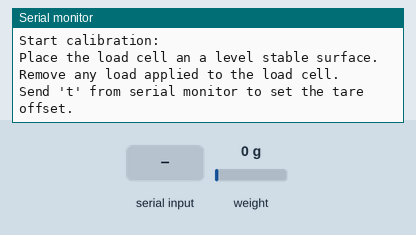
Recording of a sketch running on a simulated Arduino Uno, built with avr-gcc and run on an emulated ATmega328P. Parts: the last lines printed to the serial monitor. The test bench sets the inputs (shaded band); at power-on: weight on the scale 0 g.

Above: at 3.2 s.
3.3 s: "t90\n" received over Serial
At 3.9 s:
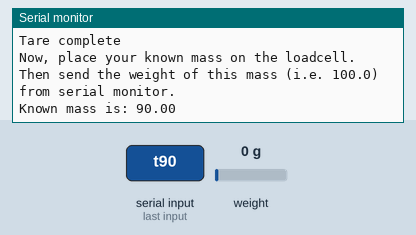
4.8 s: "c90\n" received over Serial
6.4 s: weight on the scale set to 100 g
At 6.45 s:
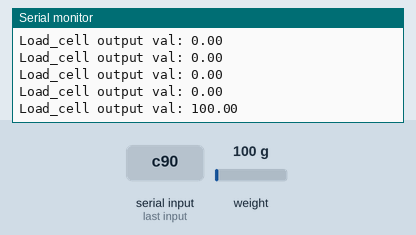
7.9 s: weight on the scale set to 1250 g
At 7.95 s:
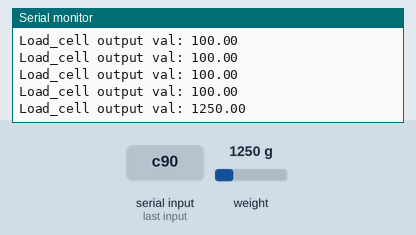
Timing chart, 0 to 10.4 s (numbered marks = the images above; inputs shaded):
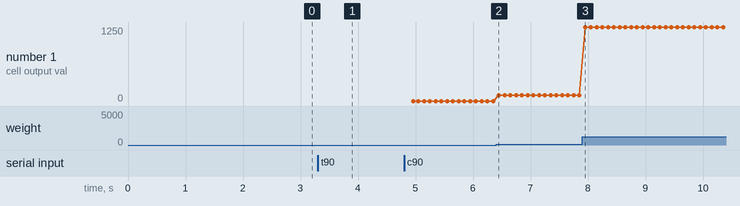

Measured:
- after the input at 3.3 s, the serial monitor: prints a new line at once (image 1)
- after the input at 6.4 s, the serial monitor: prints a new line after 0.05 s (image 2)
- after the input at 7.9 s, the serial monitor: prints a new line after 0.05 s (image 3)
- plotted number 1: 0 → 100 after the input at 6.4 s, 100 → 1250 after the input at 7.9 s

The sketch:

calibration-check.ino
```cpp
#include <HX711_ADC.h> //this library is used for all
// operations with load cell. Check it out

// Check the pins
const int HX711_dout = 12 ;  // 13
const int HX711_sck = 2 ;  // 4


HX711_ADC LoadCell(HX711_dout, HX711_sck); //HX711 constructor

unsigned long t = 0;

void setup() {
  Serial.begin(57600);
  Serial.println();
  Serial.println("Starting");

  LoadCell.begin();
  //LoadCell.setReverseOutput(); //uncomment to turn a negative output value to positive
  unsigned long stabilizingtime = 2000; // preciscion right after power-up can be improved by adding a few seconds of stabilizing time
  boolean _tare = true; //set this to false if you don't want tare to be performed in the next step
  LoadCell.start(stabilizingtime, _tare);
  if (LoadCell.getTareTimeoutFlag() || LoadCell.getSignalTimeoutFlag()) {
    Serial.println("Timeout, check MCU>HX711 wiring and pin designations");
    while (1);
  }
  else {
    LoadCell.setCalFactor(1.0); // user set calibration value (float),
    //initial value 1.0 may be used for this sketch
    Serial.println("Startup is complete");
  }
  while (!LoadCell.update());
  calibrate(); // calibration procedure
}

void loop() {
  static boolean newDataReady = 0;
  const int serialPrintInterval = 0; //increase to slow serial print activity

  // check for new data/start next conversion:
  if (LoadCell.update()) newDataReady = true;

  // get smoothed value from the dataset:
  if (newDataReady) {
    if (millis() > t + serialPrintInterval) {
      float i = LoadCell.getData();
      Serial.print("Load_cell output val: ");
      Serial.println(i);
      newDataReady = 0;
      t = millis();
    }
  }

  // receive command from serial terminal
  if (Serial.available() > 0) {
    char inByte = Serial.read();
    if (inByte == 't') LoadCell.tareNoDelay(); //tare
    else if (inByte == 'r') calibrate(); //calibrate
    else if (inByte == 'c') changeSavedCalFactor(); //edit calibration value manually
  }

  // check if last tare operation is complete
  if (LoadCell.getTareStatus() == true) {
    Serial.println("Tare complete");
  }

}

void calibrate() {
  Serial.println("Start calibration:");
  Serial.println("Place the load cell an a level stable surface.");
  Serial.println("Remove any load applied to the load cell.");
  Serial.println("Send 't' from serial monitor to set the tare offset.");

  boolean _resume = false;
  while (_resume == false) {
    LoadCell.update();
    if (Serial.available() > 0) {
      if (Serial.available() > 0) {
        char inByte = Serial.read();
        if (inByte == 't') LoadCell.tareNoDelay();
      }
    }
    if (LoadCell.getTareStatus() == true) {
      Serial.println("Tare complete");
      _resume = true;
    }
  }

  Serial.println("Now, place your known mass on the loadcell.");
  Serial.println("Then send the weight of this mass (i.e. 100.0) from serial monitor.");

  float known_mass = 0;
  _resume = false;
  while (_resume == false) {
    LoadCell.update();
    if (Serial.available() > 0) {
      known_mass = Serial.parseFloat();
      if (known_mass != 0) {
        Serial.print("Known mass is: ");
        Serial.println(known_mass);
        _resume = true;
      }
    }
  }

  //refresh the dataset to be sure that the known mass is measured correct
  LoadCell.refreshDataSet();
  float newCalibrationValue = LoadCell.getNewCalibration(known_mass); //get new calibration value

  Serial.print("New calibration value has been set to: ");
  Serial.print(newCalibrationValue);
  Serial.println(", use this as calibration value (calFactor) in your project sketch.");


  Serial.println("End calibration");
  Serial.println("***");
  Serial.println("To re-calibrate, send 'r' from serial monitor.");
  Serial.println("For manual edit of the calibration value, send 'c' from serial monitor.");
  Serial.println("***");
}

void changeSavedCalFactor() {
  float oldCalibrationValue = LoadCell.getCalFactor();
  boolean _resume = false;
  Serial.println("***");
  Serial.print("Current value is: ");
  Serial.println(oldCalibrationValue);
  Serial.println("Now, send the new value from serial monitor, i.e. 696.0");
  float newCalibrationValue;
  while (_resume == false) {
    if (Serial.available() > 0) {
      newCalibrationValue = Serial.parseFloat();
      if (newCalibrationValue != 0) {
        Serial.print("New calibration value is: ");
        Serial.println(newCalibrationValue);
        LoadCell.setCalFactor(newCalibrationValue);
        _resume = true;
      }
    }
  }

  Serial.println("End change calibration value");
  Serial.println("***");
}
```
